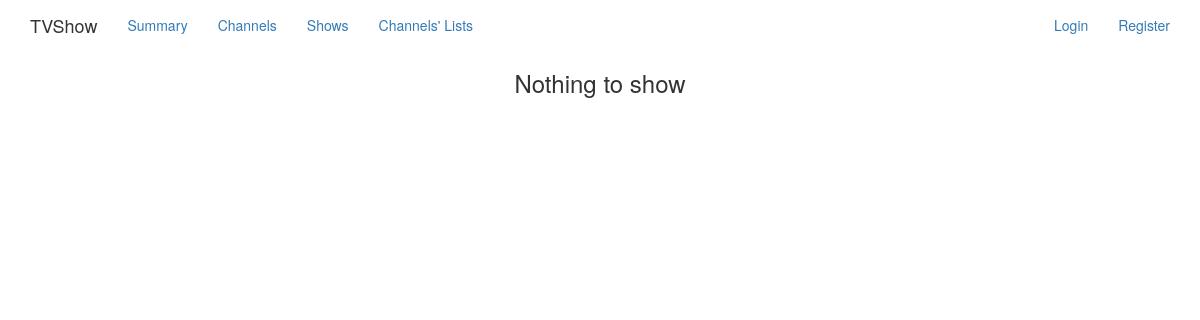
The app's page /shows/, older data.
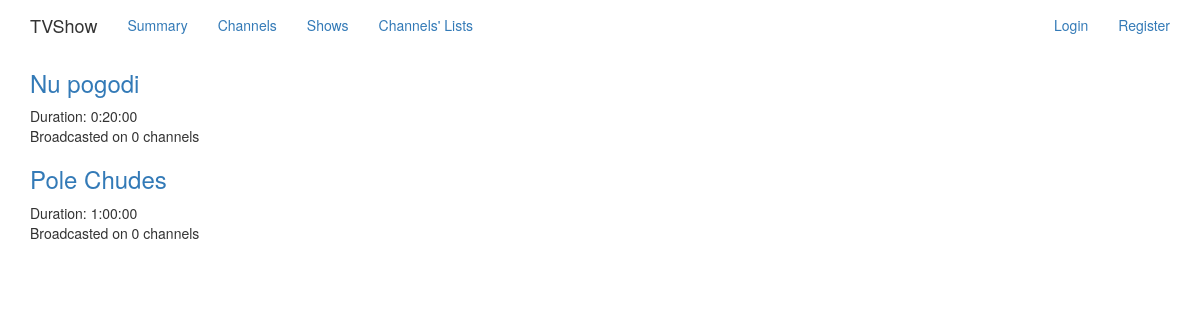
The same page, newer data.
### app/models.py (models this page shows, shortened)
class TVShow(db.Model):
    __tablename__ = 'tvshow'
    id = db.Column(Integer, primary_key=True)
    name = db.Column(String(250), unique=True, nullable=False)
    duration = db.Column(Interval, nullable=False)
    timetable = db.relationship('TVChannelItem', backref='show')
    def timetable_length(self):
        ids = {}
        for item in self.timetable:
            ids[item.channel_id] = ids.get(item.channel_id, 0) + 1
        return len(ids.keys())

### app/views.py (the view)
def show_index():
    shows = TVShow.query.all()
    return render_template('show_index.html', shows=shows)

### app/__init__.py (called while the page is built)
    def is_admin(self):
        return False

### app/templates/show_index.html (shortened to what this page needs)
{% extends "base.html" %}
{% block content %}
  {% if shows and shows | length > 0 %}
    {% for show in shows %}
      <div>
        <h3>
          <a href="{{ url_for('show_show', show_id=show.id) }}">{{ show.name }}</a>
        </h3>
        <p>Duration: {{ show.duration }}<br/>
        Broadcasted on {{ show.timetable_length() }} channels</p>
      </div>
    {% endfor %}
  {% else %}
    <h3 class="text-center">Nothing to show</h3>
  {% endif %}
{% endblock %}

Row changes from the older to the newer data that the page shows:
added TVShow: name "Nu pogodi", duration "0:20:00", timetable_length "0"
added TVShow: name "Pole Chudes", duration "1:00:00", timetable_length "0"
Text that changed along with them:
text no longer shown: "Nothing to show"
